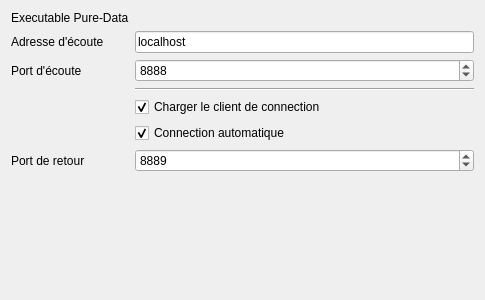
<?xml version="1.0" encoding="UTF-8"?>
<ui version="4.0">
 <class>Form</class>
 <widget class="QWidget" name="Form">
  <property name="geometry">
   <rect>
    <x>0</x>
    <y>0</y>
    <width>485</width>
    <height>300</height>
   </rect>
  </property>
  <property name="windowTitle">
   <string>Form</string>
  </property>
  <layout class="QFormLayout" name="formLayout">
   <item row="0" column="1">
    <widget class="Gui::PrefFileChooser" name="fileChooser">
     <property name="fileName">
      <string>purr-data</string>
     </property>
     <property name="prefEntry" stdset="0">
      <cstring>pd_path</cstring>
     </property>
     <property name="prefPath" stdset="0">
      <cstring>Mod/FCPD</cstring>
     </property>
    </widget>
   </item>
   <item row="0" column="0">
    <widget class="QLabel" name="label">
     <property name="text">
      <string>Executable Pure-Data</string>
     </property>
    </widget>
   </item>
   <item row="4" column="1">
    <widget class="Gui::PrefSpinBox" name="spinBox">
     <property name="minimum">
      <number>1024</number>
     </property>
     <property name="maximum">
      <number>9999</number>
     </property>
     <property name="value">
      <number>8888</number>
     </property>
     <property name="prefEntry" stdset="0">
      <cstring>fc_listenport</cstring>
     </property>
     <property name="prefPath" stdset="0">
      <cstring>Mod/FCPD</cstring>
     </property>
    </widget>
   </item>
   <item row="4" column="0">
    <widget class="QLabel" name="label_2">
     <property name="text">
      <string>Port d'écoute</string>
     </property>
    </widget>
   </item>
   <item row="3" column="1">
    <widget class="Gui::PrefLineEdit" name="lineEdit">
     <property name="text">
      <string>localhost</string>
     </property>
     <property name="prefEntry" stdset="0">
      <cstring>fc_listenaddress</cstring>
     </property>
     <property name="prefPath" stdset="0">
      <cstring>Mod/FCPD</cstring>
     </property>
    </widget>
   </item>
   <item row="3" column="0">
    <widget class="QLabel" name="label_3">
     <property name="text">
      <string>Adresse d'écoute</string>
     </property>
    </widget>
   </item>
   <item row="8" column="1">
    <widget class="Gui::PrefSpinBox" name="spinBox_2">
     <property name="toolTip">
      <string>Port d'écoute de Pure-Data pour le client chargé au lancement</string>
     </property>
     <property name="minimum">
      <number>1024</number>
     </property>
     <property name="maximum">
      <number>9999</number>
     </property>
     <property name="value">
      <number>8889</number>
     </property>
     <property name="prefEntry" stdset="0">
      <cstring>pd_defaultport</cstring>
     </property>
     <property name="prefPath" stdset="0">
      <cstring>Mod/FCPD</cstring>
     </property>
    </widget>
   </item>
   <item row="8" column="0">
    <widget class="QLabel" name="label_4">
     <property name="text">
      <string>Port de retour</string>
     </property>
    </widget>
   </item>
   <item row="6" column="1">
    <widget class="Gui::PrefCheckBox" name="checkBox_2">
     <property name="toolTip">
      <string>Au lancment de Pure-Data, un canevas contenant le client est ouvert automatiquement.</string>
     </property>
     <property name="text">
      <string>Charger le client de connection</string>
     </property>
     <property name="checked">
      <bool>true</bool>
     </property>
     <property name="prefEntry" stdset="0">
      <cstring>run_client</cstring>
     </property>
     <property name="prefPath" stdset="0">
      <cstring>Mod/FCPD</cstring>
     </property>
    </widget>
   </item>
   <item row="7" column="1">
    <widget class="Gui::PrefCheckBox" name="checkBox">
     <property name="toolTip">
      <string>Le client se connectera automaitquement à FreeCAD dés qu'il sera lancé.</string>
     </property>
     <property name="text">
      <string>Connection automatique</string>
     </property>
     <property name="checked">
      <bool>true</bool>
     </property>
     <property name="prefEntry" stdset="0">
      <cstring>autoconnect</cstring>
     </property>
     <property name="prefPath" stdset="0">
      <cstring>Mod/FCPD</cstring>
     </property>
    </widget>
   </item>
   <item row="5" column="1">
    <widget class="Line" name="line">
     <property name="orientation">
      <enum>Qt::Horizontal</enum>
     </property>
    </widget>
   </item>
  </layout>
 </widget>
 <customwidgets>
  <customwidget>
   <class>Gui::FileChooser</class>
   <extends>QWidget</extends>
   <header>Gui/FileDialog.h</header>
  </customwidget>
  <customwidget>
   <class>Gui::PrefFileChooser</class>
   <extends>Gui::FileChooser</extends>
   <header>Gui/PrefWidgets.h</header>
  </customwidget>
  <customwidget>
   <class>Gui::PrefSpinBox</class>
   <extends>QSpinBox</extends>
   <header>Gui/PrefWidgets.h</header>
  </customwidget>
  <customwidget>
   <class>Gui::PrefCheckBox</class>
   <extends>QCheckBox</extends>
   <header>Gui/PrefWidgets.h</header>
  </customwidget>
  <customwidget>
   <class>Gui::PrefLineEdit</class>
   <extends>QLineEdit</extends>
   <header>Gui/PrefWidgets.h</header>
  </customwidget>
 </customwidgets>
 <resources/>
 <connections/>
</ui>
